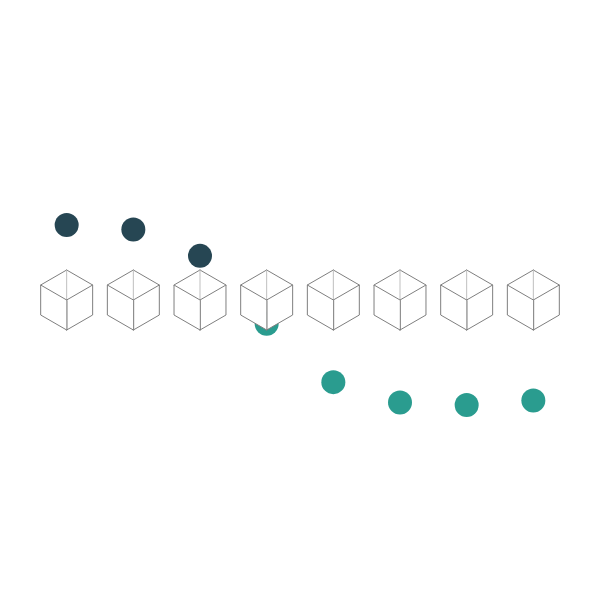
Frame 1 (no input)
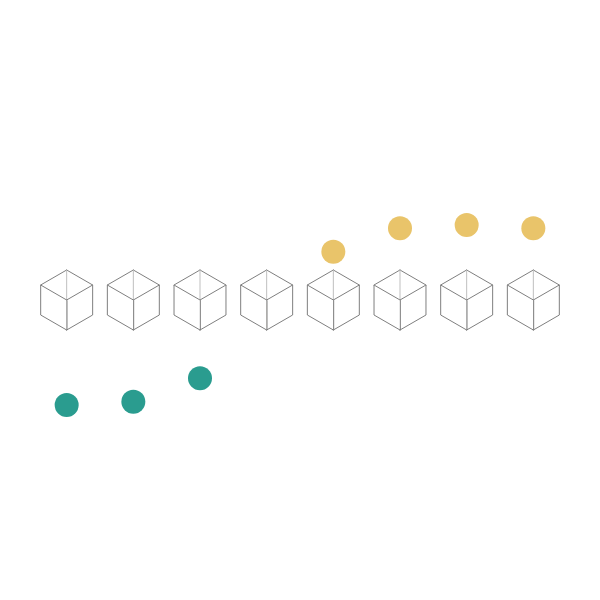
Frame 60 (no input)
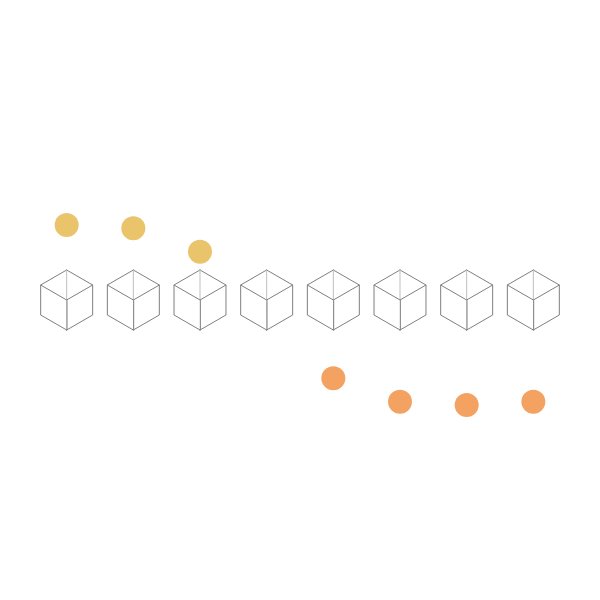
Frame 120 (the mouse pressed at the canvas centre since frame 60)

The p5.js sketch that drew these frames (run headless with seeded random() and noise() and a simulated clock; from frame 60 on, the mouse is pressed at the canvas centre):

// p5.js sketch
// ── sketch.js
const CANVAS_SIDE = 600;
const COLOR_PALETTE = [
    ["#264653", "#2A9C8F", "#E9C46A", "#F4A261", "#E76F51"], // vivid
    ["#D8E2DC", "#FFE5D9", "#FFCAD4", "#F4ACB7", "#9D8189"], // pastel
    ["#494848", "#636363", "#909090", "#B4B4B4", "#FFFFFF"], // gray gradient
],
    PALETTE_NUM = 0;

const CUBE_SIDE = CANVAS_SIDE / 20,
    MAX_CUBE = 8
let colorIndex = [0, 0, 0, 1, 1, 1, 1, 1]  // sphere color 
const DELAY = 10

chooseColor = (index) => {
    return COLOR_PALETTE[PALETTE_NUM][index]
}

updateColorIndex = (_frameCount, index) => {
    if ((_frameCount + 30) % 60 === 0) {
        colorIndex[index] = (_frameCount + 30) / 60 % 5
    }
}

updateSphereY = _frameCount => {
    if (_frameCount > 120) {  // map to 0-120
        const n = parseInt(_frameCount / 120);
        _frameCount = (_frameCount - (120 * n))
    }
    const toHide = CUBE_SIDE / 2
    const amplitude = CUBE_SIDE * 3;

    if (_frameCount < 60) {
        return map(easeInOutCubic(_frameCount / 60), 0, 1, -amplitude + toHide, amplitude + toHide);  // down
    } else {
        return map(easeInOutCubic(_frameCount / 60 - 1), 0, 1, amplitude + toHide, -amplitude + toHide);  // up
    }
}

// acceleration until halfway, then deceleration
easeInOutCubic = t => {
    return t < 0.5 ? 4 * t * t * t : (t - 1) * (2 * t - 2) * (2 * t - 2) + 1;
}

drawCube = (x, y, _frameCount, i) => {
    push();
    translate(x, y);
    stroke(127);
    // top of cube
    line(0, -CUBE_SIDE, Math.sin(-TWO_PI / 3) * CUBE_SIDE, Math.cos(-TWO_PI / 3) * CUBE_SIDE,);
    line(0, -CUBE_SIDE, Math.sin(PI - (PI / 3)) * CUBE_SIDE, Math.cos(PI - (PI / 3)) * CUBE_SIDE,);
    push()
    stroke(191)
    line(0, 0, 0, -CUBE_SIDE);
    pop()

    drawSphere(_frameCount, i)
    // side surface
    fill(255)
    quad(
        0, 0,
        Math.cos(-PI / 6) * CUBE_SIDE, Math.sin(-PI / 6) * CUBE_SIDE,
        Math.cos(-PI / 6) * CUBE_SIDE, (Math.sin(-PI / 6) * CUBE_SIDE) + CUBE_SIDE,
        0, CUBE_SIDE,
    );
    quad(
        0, 0,
        Math.cos(PI + PI / 6) * CUBE_SIDE, Math.sin(PI + PI / 6) * CUBE_SIDE,
        Math.cos(PI + PI / 6) * CUBE_SIDE, (Math.sin(PI + (PI / 6)) * CUBE_SIDE) + CUBE_SIDE,
        0, CUBE_SIDE,
    );
    pop()
}

drawSphere = (_frameCount, i) => {
    push()
    noStroke()
    updateColorIndex(_frameCount, i)
    fill(color(chooseColor(colorIndex[i])))
    circle(0, updateSphereY(_frameCount), CUBE_SIDE * 0.8);
    pop()
}

setup = () => {
    createCanvas(CANVAS_SIDE, CANVAS_SIDE);
}

draw = () => {
    background(255);
    for (i = 0; i < MAX_CUBE; i++) {
        const _frameCount = frameCount + i * DELAY
        drawCube(CANVAS_SIDE / (MAX_CUBE + 1) * (i + 1), CANVAS_SIDE / 2, _frameCount, i);
    }
}
